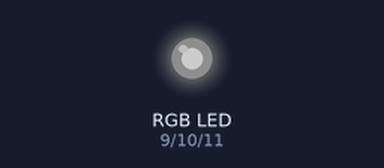
A sketch run on a simulated Arduino Uno, built with avr-gcc and run on an emulated ATmega328P. Parts: an RGB LED mixed from three pins (HIGH = lit). Dim RGB values are drawn brighter than linear.

Above: at 0.15 s.
At 4.94 s:
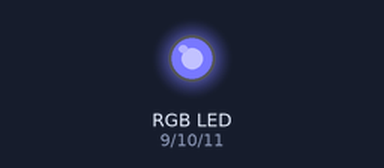
At 9.8 s:
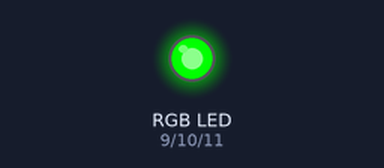
At 13.45 s:
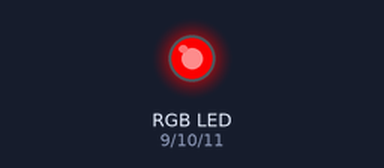
At 23.1 s:
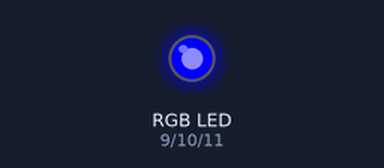
At 36.4 s:
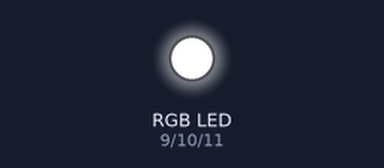
Timing chart, 0 to 40.0 s (numbered marks = the images above):
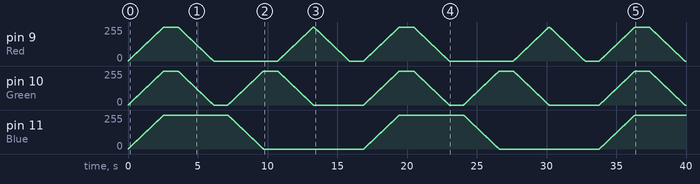

The sketch:

Controlling_RGB.ino
```cpp
//This code is to contorl an RGB LED with an arduino.
//It cycles through the colors.
//You can use this to test the RGB and make sure it works.

int prevR = 0, prevG = 0, prevB = 0; // all of the previous RGB values
int const Red = 9; //pin 3
int const Blue = 11; // pin 4
int const Green = 10; // pin 5

void setup(){} // sets up the program
void loop() { //main loop of the program
  RGB(255, 255, 255); // this calls the RGB function WHITE
  delay(1000); //stays on white for one second
 // RGB(0, 0, 255);
  // delay(1000);
   RGB(0,0,255); //GREEN
  delay(1000);
    RGB(0, 255, 0);//BLUE
  delay(1000);
    RGB(255, 0, 0);//RED
  delay(10);
    RGB(0,0,0);//OFF
  delay(1000);

}


void RGB(int R, int G, int B) {
for (int i = 0; i <= 255; i++)
{
if (i >=  prevR - R && prevR < R) {

  analogWrite(Red, prevR + i);
}
if (i >= prevG - G && prevG < G) {

  analogWrite(Green, prevG + i);

}
if (i >= prevB - B && prevB < B) {

  analogWrite(Blue, prevB + i);

}
//delay(10);
//}
//for (int i = 0; i <= 255; i++)
//{
if (i >= R - prevR && prevR > R) {

  analogWrite(Red, prevR - i);
}
if (i >= G - prevG && prevG > G) {

  analogWrite(Green, prevG - i);

}
if (i >= B - prevB && prevB > B) {

  analogWrite(Blue, prevB - i);

}
delay(10);
}
delay(10);
analogWrite(Red, R);
analogWrite(Green, G);
analogWrite(Blue, B);
prevR = R;
prevG = G;
prevB = B;
}
```
